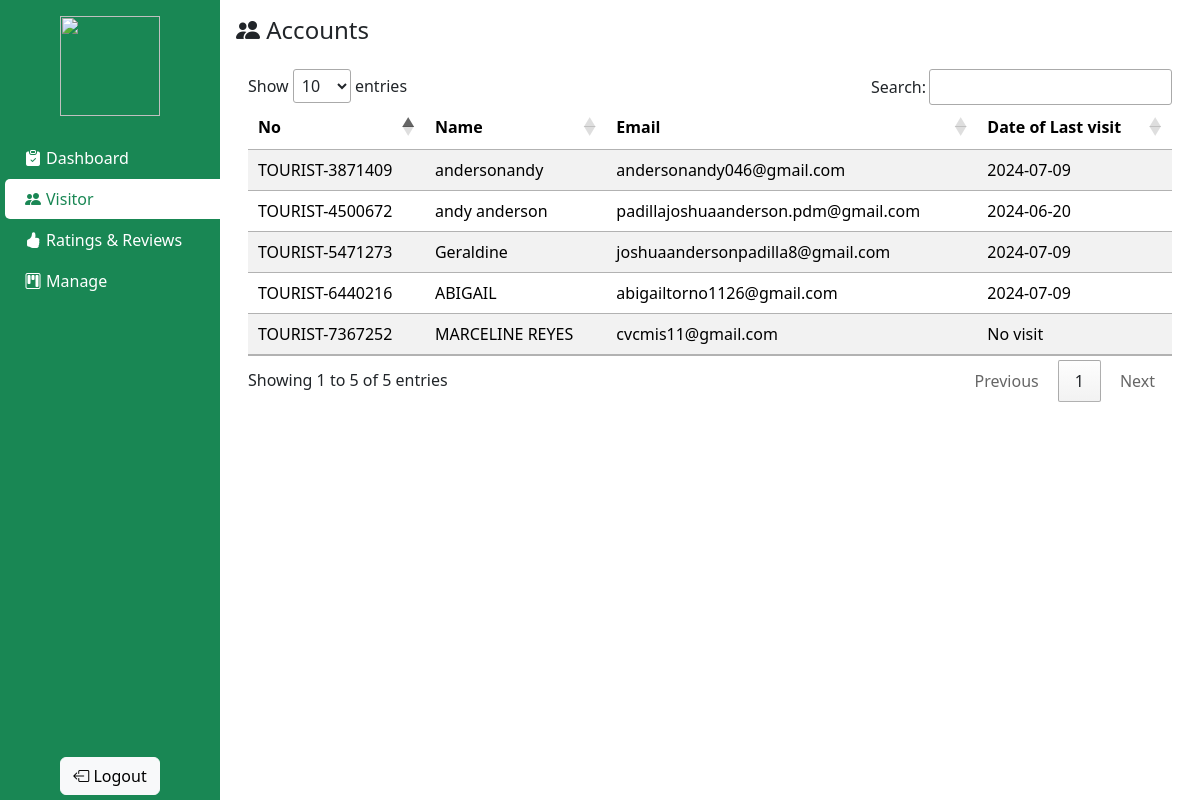
The app's page /Admin/accounts.php (signed in) with its own data.
### tables this page shows
CREATE TABLE `tourist` (
  `SORT_ID` int(11) NOT NULL,
  `USER_ID` varchar(255) NOT NULL,
  `USERNAME` varchar(60) NOT NULL,
  `PASSWORD` varchar(255) NOT NULL,
  `EMAIL` varchar(60) NOT NULL,
  `NAME` varchar(60) NOT NULL,
  `STATUS` int(5) NOT NULL,
  `OTP` varchar(60) NOT NULL,
  `OTP_EXPI` datetime DEFAULT NULL,
  `LAST_VISIT` datetime DEFAULT NULL
);

### backend/db.php (called while the page is built, shortened)
<?php
class db_connect
{
    public $host = db_host;
    public $user = db_user;
    public $pass = db_pass;
    public $name = db_name;
    public function connect()
    {
        try {
            $this->conn = new mysqli($this->host, $this->user, $this->pass, $this->name);
            if ($this->conn->connect_error) {
                $this->error = "Connection failed: " . $this->conn->connect_error;
                return false;
            } else {
                return $this->conn;
            }
        } catch (\Throwable $th) {
            $this->error = "Connection error: " . $th->getMessage();
            return false;
        }
    }
}

### backend/class.php (called while the page is built, shortened)
<?php
include('db.php');
class global_class extends db_connect
{
    public function getTourist()
    {
        $query = $this->conn->prepare("SELECT * FROM `tourist` ORDER BY `SORT_ID` ASC");
        if ($query->execute()) {
            $result = $query->get_result();
            return $result;
        }
    }
}

### Admin/accounts.php (the view, shortened to what this page needs)
<?php
include('components/header.php');
?>
<h4 class="page-title"><i class="bi bi-people-fill"></i> Accounts</h4>
<div class="container mt-4 table-container">
    <table id="accountsTable" class="table table-striped">
        <thead class="table-header">
            <tr>
                <th>No</th>
                <th>Name</th>
                <th>Email</th>
                <th>Date of Last visit</th>
            </tr>
        </thead>
        <tbody class="table-body">
            <?php
            $getTourist = $db->getTourist();
            while ($tourist = $getTourist->fetch_assoc()) {
                ?>
                <tr>
                    <td><?= 'TOURIST-' . $tourist['SORT_ID'] . $tourist['USER_ID']; ?></td>
                    <td><?= $tourist['NAME'] ?></td>
                    <td><?= $tourist['EMAIL'] ?></td>
                    <td>
                        <?php
                        if ($tourist['LAST_VISIT'] != null) {
                            echo date('Y-m-d', strtotime($tourist['LAST_VISIT']));
                        } else {
                            echo "No visit";
                        }
                        ?>
                    </td>
                </tr>
            <?php
            }
            ?>
        </tbody>
    </table>
</div>
<?php
include('components/footer.php');
?>
<link rel="stylesheet" href="https://cdn.datatables.net/1.11.3/css/jquery.dataTables.min.css">

### Admin/css/header-footer.css (style rules this page uses)
.table-container { max-height: 89vh; overflow: auto; }
.table-header { position: sticky; top: 0; }

### records on screen
tourist: SORT_ID "3", USER_ID "871409", NAME "andersonandy", EMAIL "andersonandy046@gmail.com", LAST_VISIT "2024-07-09"
tourist: SORT_ID "4", USER_ID "500672", NAME "andy anderson", EMAIL "padillajoshuaanderson.pdm@gmail.com", LAST_VISIT "2024-06-20"
tourist: SORT_ID "5", USER_ID "471273", NAME "Geraldine", EMAIL "joshuaandersonpadilla8@gmail.com", LAST_VISIT "2024-07-09"
tourist: SORT_ID "6", USER_ID "440216", NAME "ABIGAIL", EMAIL "abigailtorno1126@gmail.com", LAST_VISIT "2024-07-09"
tourist: SORT_ID "7", USER_ID "367252", NAME "MARCELINE REYES", EMAIL "cvcmis11@gmail.com", shows "No visit"
